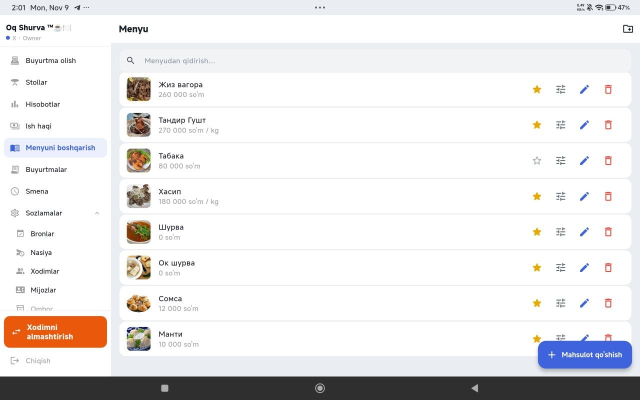
#> input picture screens/tablet-menu.jpg, 1280 x 800 px (shown at 1/2 size)
$ python clean_menu_shot.py
#> lines starting #> are read from the running program, lines starting #| are printed output that depends on the picture; after the words box and inside, x2 and y2 are one past the last pixel; in counts of white or black regions, pixels touching at a corner belong together
"""Remove the two '0 so'm' rows (Шурва, Ок шурва) from the tablet menu screenshot.

    python3 tools/clean_menu_shot.py   → screens/tablet-menu-clean.jpg

Only the menu list (right of the sidebar) is edited: rows 5-6 are cut out and
the rows below move up, exactly like a shorter menu. The blue "Mahsulot
qo'shish" button overlaps the last row, so that row's icons are rebuilt from
the identical row above it and the button is put back at the bottom.
Coordinates are for the 1280x800 original (tablet-menu.jpg).
"""
import os
from PIL import Image, ImageDraw

ROOT = os.path.dirname(os.path.dirname(os.path.abspath(__file__)))
src = Image.open(os.path.join(ROOT, "screens", "tablet-menu.jpg")).convert("RGB")
#> src is the input picture: PIL image 1280x800 RGB; mean R, G, B 233.2, 231.9, 232.2
BG = (234, 237, 242)
MAIN_X = 222                     # sidebar ends here; only the list is edited
CUT_TOP, CUT_BOT = 429, 572      # Шурва + Ок шурва rows (incl. gaps)
FAB = (1076, 682, 1264, 737)     # "Mahsulot qo'shish" button
SCREEN_BOT = 753                 # Android navigation bar starts below this

# Button, with a rounded mask, taken before anything is touched.
fab = src.crop(FAB)
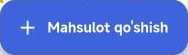
#> fab: PIL image 188x55 RGB; mean R, G, B 77.2, 109.9, 217.2
fmask = Image.new("L", fab.size, 0)
#> fmask: PIL image 188x55 L; every value is 0
ImageDraw.Draw(fmask).rounded_rectangle((0, 0, fab.width - 1, fab.height - 1), 16, fill=255)
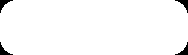
#> fmask: PIL image 188x55 L; 97.6% white; 4 black regions, box (x1, y1, x2, y2) and area: (0, 0, 13, 13) 61, (175, 0, 188, 13) 61, (0, 42, 13, 55) 61, (175, 42, 188, 55) 61

img = src.copy()
# 1. Rebuild the Манти row's right side (hidden under the button) from Сомса's.
img.paste(src.crop((1040, 572, 1280, 641)), (1040, 643))
img.paste(BG, (1040, 712, 1280, SCREEN_BOT))          # button's lower half + shadow
# 2. Cut the two rows: move everything below them up.
shift = CUT_BOT - CUT_TOP
img.paste(img.crop((MAIN_X, CUT_BOT, 1280, SCREEN_BOT)), (MAIN_X, CUT_TOP))
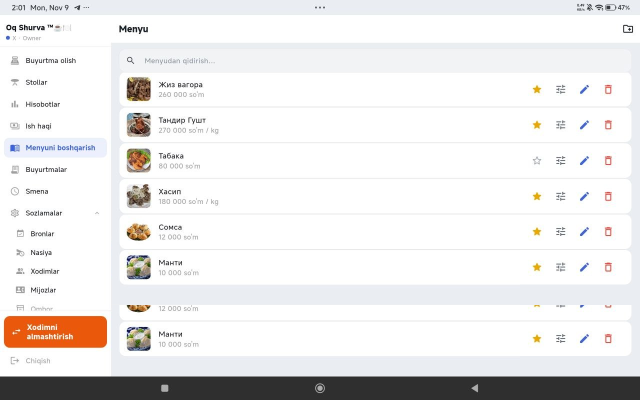
#> img: PIL image 1280x800 RGB (shown at 1/2 size); mean R, G, B 234.3, 232.9, 232.5
img.paste(BG, (MAIN_X, SCREEN_BOT - shift, 1280, SCREEN_BOT))
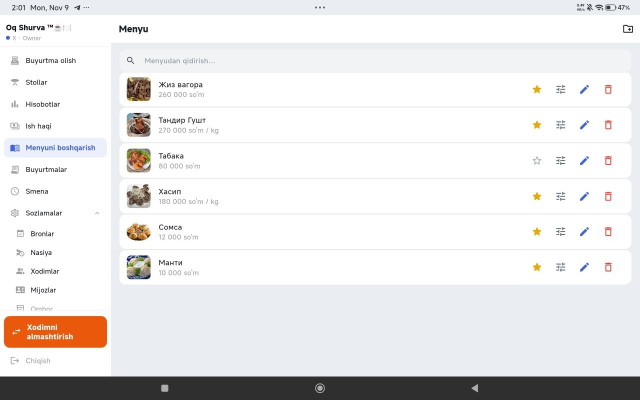
#> img: PIL image 1280x800 RGB (shown at 1/2 size); mean R, G, B 232.7, 231.6, 231.8
# 3. Button back in its place.
img.paste(fab, FAB[:2], fmask)

img.save(os.path.join(ROOT, "screens", "tablet-menu-clean.jpg"), quality=95)
print("screens/tablet-menu-clean.jpg")

$ run again, with screens/tablet-reports.jpg copied over screens/tablet-menu.jpg
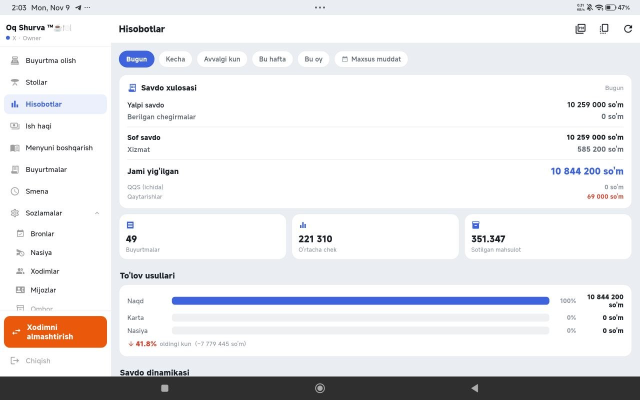
#> input picture screens/tablet-reports.jpg, 1280 x 800 px (shown at 1/2 size)
#> src is the input picture: PIL image 1280x800 RGB; mean R, G, B 231.1, 230.8, 232.8
#> `fab = src.crop(FAB)`:
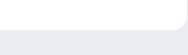
#> fab: PIL image 188x55 RGB; mean R, G, B 245.5, 246.7, 249
#> `img.paste(BG, (MAIN_X, SCREEN_BOT - shift, 1280, SCREEN_BOT))`:
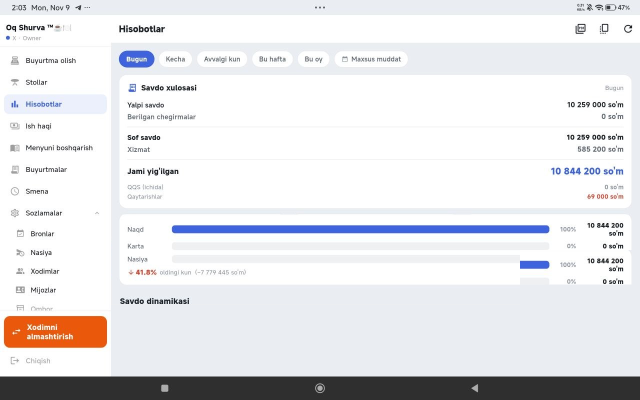
#> img: PIL image 1280x800 RGB (shown at 1/2 size); mean R, G, B 229.4, 229.4, 231.9

$ run again, with screens/tablet-tables.jpg copied over screens/tablet-menu.jpg
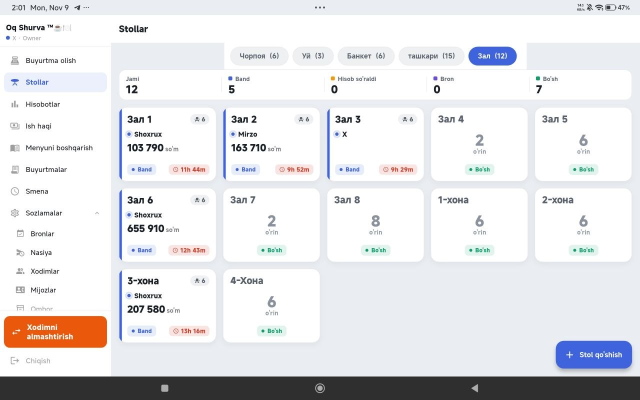
#> input picture screens/tablet-tables.jpg, 1280 x 800 px (shown at 1/2 size)
#> src is the input picture: PIL image 1280x800 RGB; mean R, G, B 228.2, 228.2, 230.6
#> `fab = src.crop(FAB)`:
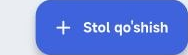
#> fab: PIL image 188x55 RGB; mean R, G, B 106.1, 133.4, 222
#> `img.paste(fab, FAB[:2], fmask)`:
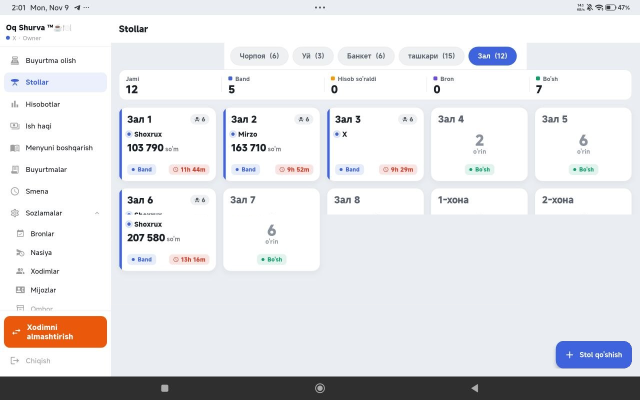
#> img: PIL image 1280x800 RGB (shown at 1/2 size); mean R, G, B 227.3, 227.4, 230.2

$ run again, with screens/tablet-top-items.jpg copied over screens/tablet-menu.jpg
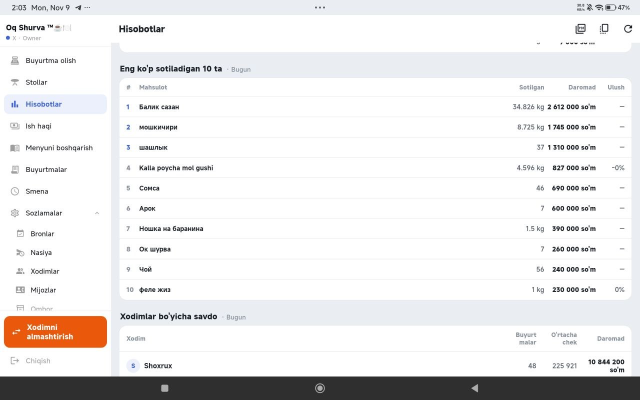
#> input picture screens/tablet-top-items.jpg, 1280 x 800 px (shown at 1/2 size)
#> src is the input picture: PIL image 1280x800 RGB; mean R, G, B 234.6, 233.5, 233.6
#> `fab = src.crop(FAB)`:
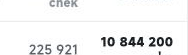
#> fab: PIL image 188x55 RGB; mean R, G, B 242.4, 242.7, 243
#> `img.paste(BG, (MAIN_X, SCREEN_BOT - shift, 1280, SCREEN_BOT))`:
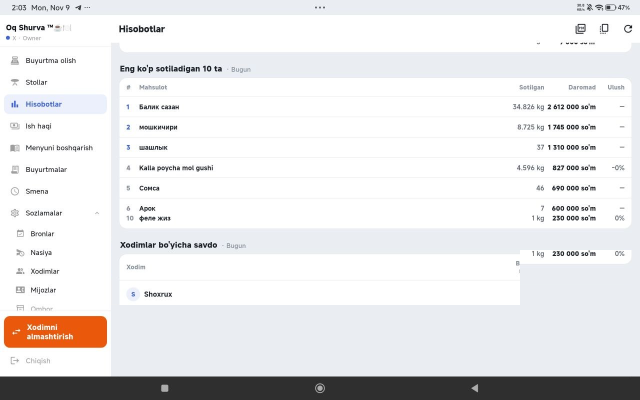
#> img: PIL image 1280x800 RGB (shown at 1/2 size); mean R, G, B 232, 231.4, 232.3
